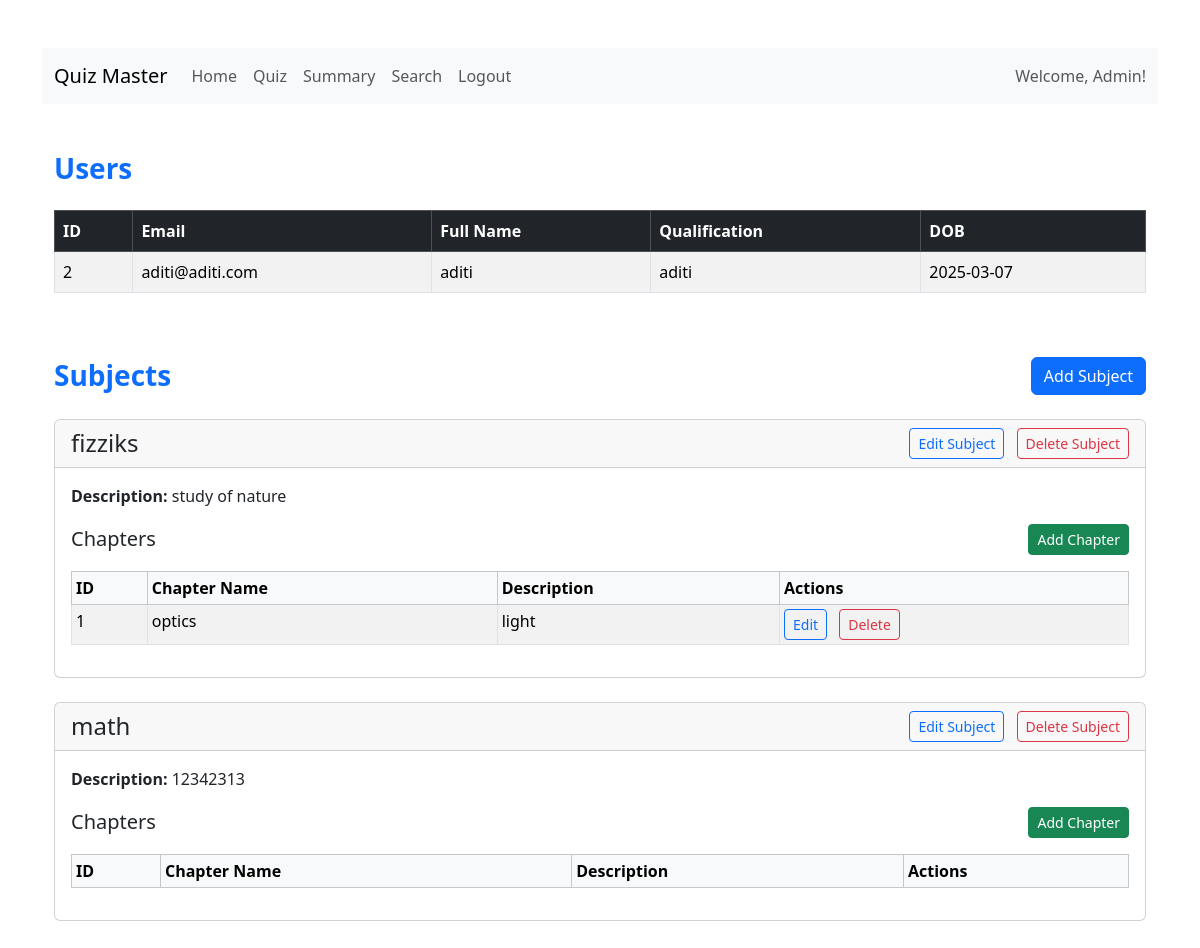
Page /dashboard/admin/1 on the committed database.
### models/user.py (models this page shows)
class User(db.Model,UserMixin):
    id = db.Column(db.Integer, primary_key=True, autoincrement=True)
    email = db.Column(db.String(150), unique=True, nullable=False)
    password = db.Column(db.String(150), nullable=False)
    fullname = db.Column(db.String(150), nullable=False)
    qualification = db.Column(db.String(150))
    dob = db.Column(db.Date)
    role=db.Column(db.String(150),nullable=False,default="user")

### models/subject.py (models this page shows)
class Subject(db.Model):
    id = db.Column(db.Integer, primary_key=True)
    name = db.Column(db.String(150), nullable=False,unique=True)
    description = db.Column(db.Text)
    chapters = db.relationship('Chapter', backref='subject', lazy=True)

### models/chapter.py (models this page shows)
class Chapter(db.Model):
    id = db.Column(db.Integer, primary_key=True)
    name = db.Column(db.String(150), nullable=False,unique=True)
    description = db.Column(db.Text)
    subject_id = db.Column(db.Integer, db.ForeignKey('subject.id'), nullable=False)
    quizzes = db.relationship('Quiz', backref='chapter', lazy=True)

### app.py (the view)
@app.route("/dashboard/<string:role>/<int:id>")
def path(role, id):
    if role == "user":
        name = User.query.filter_by(id=id).fullname
        return redirect(url_for("userdashboard", id=id, name=name))
    elif role == "admin":
        return render_template(
            "admindashboard.html", users=User.query.all(), subjects=Subject.query.all()
        )

### templates/admindashboard.html (shortened to what this page needs)
{% extends "base.html" %}
{% block content %}
<nav class="navbar navbar-expand-lg navbar-light bg-light">
  <div class="container-fluid">
    <a class="navbar-brand" href="#">Quiz Master</a>
    <div class="collapse navbar-collapse">
      <ul class="navbar-nav me-auto mb-2 mb-lg-0">
        <li class="nav-item"><a class="nav-link" href="{{url_for('path',role='admin',id=1)}}">Home</a></li>
        <li class="nav-item"><a class="nav-link" href="{{url_for('quizmanagement')}}">Quiz</a></li>
        <li class="nav-item"><a class="nav-link" href="{{url_for('adminsummary')}}">Summary</a></li>
        <li class="nav-item"><a class="nav-link" href="{{url_for('adminsearch')}}">Search</a></li>
        <li class="nav-item"><a class="nav-link" href="{{url_for('logout')}}">Logout</a></li>
      </ul>
      <span class="navbar-text ms-auto">Welcome, Admin!</span>
    </div>
  </div>
</nav>
<div class="container my-5">
  <h3 class="mb-4 text-primary fw-bold">Users</h3>
  <div class="table-responsive">
    <table class="table table-striped table-hover table-bordered">
      <thead class="table-dark">
        <tr>
          <th>ID</th>
          <th>Email</th>
          <th>Full Name</th>
          <th>Qualification</th>
          <th>DOB</th>
        </tr>
      </thead>
      <tbody>
        {% for user in users %}
        {% if user.role != "admin" %}
        <tr>
          <td>{{ user.id }}</td>
          <td>{{ user.email }}</td>
          <td>{{ user.fullname }}</td>
          <td>{{ user.qualification }}</td>
          <td>{{ user.dob }}</td>
        </tr>
        {% endif %}
        {% endfor %}
      </tbody>
    </table>
  </div>
  <div class="d-flex justify-content-between align-items-center mt-5 mb-4">
    <h3 class="text-primary fw-bold m-0">Subjects</h3>
    <button type="button" onclick="location.href='{{ url_for('addsubject') }}'" class="btn btn-primary">
      Add Subject
    </button>
  </div>
  {% for subject in subjects %}
  <div class="card mb-4">
    <div class="card-header d-flex justify-content-between align-items-center">
      <h4 class="mb-0">{{ subject.name }}</h4>
      <div>
        <button type="button" onclick="location.href='{{ url_for('editsubject', id=subject.id) }}'" class="btn btn-outline-primary btn-sm me-2">Edit Subject</button>
        <button type="button" onclick="location.href='{{ url_for('deletesubject', id=subject.id) }}'" class="btn btn-outline-danger btn-sm">Delete Subject</button>
      </div>
    </div>
    <div class="card-body">
      <p class="mb-3"><strong>Description:</strong> {{ subject.description }}</p>
      <div class="d-flex justify-content-between align-items-center mb-3">
        <h5 class="mb-0">Chapters</h5>
        <button type="button" onclick="location.href='{{ url_for('addchapter', subjectid=subject.id) }}'" class="btn btn-success btn-sm">
          Add Chapter
        </button>
      </div>
      <div class="table-responsive">
        <table class="table table-striped table-bordered table-hover table-sm">
          <thead class="table-light">
            <tr>
              <th>ID</th>
              <th>Chapter Name</th>
              <th>Description</th>
              <th>Actions</th>
            </tr>
          </thead>
          <tbody>
            {% for chapter in subject.chapters %}
            {% if chapter is not none %}
            <tr>
              <td>{{ chapter.id }}</td>
              <td>{{ chapter.name }}</td>
              <td>{{ chapter.description }}</td>
              <td>
                <button type="button" onclick="location.href='{{ url_for('editchapter', id=chapter.id) }}'" class="btn btn-outline-primary btn-sm me-2">Edit</button>
                <button type="button" onclick="location.href='{{ url_for('deletechapter', id=chapter.id) }}'" class="btn btn-outline-danger btn-sm">Delete</button>
              </td>
            </tr>
            {% else %}
            <tr>
              <td colspan="4" class="text-center">No chapters available.</td>
            </tr>
            {% endif %}
            {% endfor %}
          </tbody>
        </table>
      </div>
    </div>
  </div>
  {% endfor %}
</div>
{% endblock %}

### rows in the picture
User: id "2", email "aditi@aditi.com", fullname "aditi", qualification "aditi", dob "2025-03-07"
Subject: name "fizziks", description "study of nature"
Chapter: id "1", name "optics", description "light"
Subject: name "math", description "12342313"
